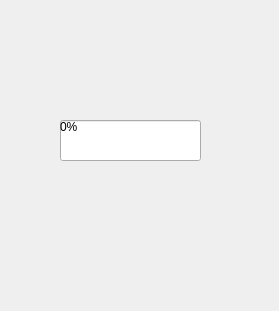
<?xml version="1.0" encoding="UTF-8"?>
<ui version="4.0">
 <class>Widget</class>
 <widget class="QWidget" name="Widget">
  <property name="geometry">
   <rect>
    <x>0</x>
    <y>0</y>
    <width>279</width>
    <height>311</height>
   </rect>
  </property>
  <property name="windowTitle">
   <string>Widget</string>
  </property>
  <widget class="QProgressBar" name="progressBar">
   <property name="geometry">
    <rect>
     <x>60</x>
     <y>120</y>
     <width>141</width>
     <height>41</height>
    </rect>
   </property>
   <property name="styleSheet">
    <string notr="true">QProgressBar::chunk {background-color: red;}
</string>
   </property>
   <property name="value">
    <number>0</number>
   </property>
  </widget>
 </widget>
 <resources/>
 <connections/>
</ui>
